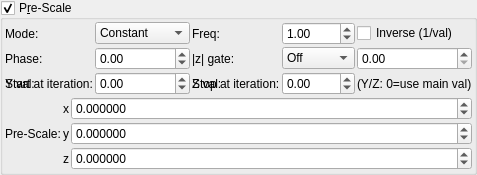
    <widget class="MyGroupBox" name="groupCheck_transf_function_enabled_false">
     <property name="toolTip">
      <string/>
     </property>
     <property name="title">
      <string>P&amp;re-Scale</string>
     </property>
     <property name="checkable">
      <bool>true</bool>
     </property>
     <layout class="QVBoxLayout" name="verticalLayout_49">
      <property name="spacing">
       <number>2</number>
      </property>
      <property name="leftMargin">
       <number>2</number>
      </property>
      <property name="topMargin">
       <number>2</number>
      </property>
      <property name="rightMargin">
       <number>2</number>
      </property>
      <property name="bottomMargin">
       <number>2</number>
      </property>
      <item>
       <layout class="QGridLayout" name="gridLayout_78">
        <property name="spacing">
         <number>2</number>
        </property>
        <item row="3" column="0">
         <widget class="QLabel" name="label_70">
          <property name="text">
           <string>Start at iteration:</string>
          </property>
         </widget>
        </item>
        <item row="3" column="1">
         <widget class="MySpinBox" name="spinboxInt_transf_start_iterations_D">
          <property name="sizePolicy">
           <sizepolicy hsizetype="Minimum" vsizetype="Maximum">
            <horstretch>0</horstretch>
            <verstretch>0</verstretch>
           </sizepolicy>
          </property>
          <property name="minimum">
           <number>0</number>
          </property>
          <property name="maximum">
           <number>999</number>
          </property>
          <property name="value">
           <number>0</number>
          </property>
         </widget>
        </item>
        <item row="3" column="3">
         <widget class="MySpinBox" name="spinboxInt_transf_stop_iterations_D1">
          <property name="sizePolicy">
           <sizepolicy hsizetype="Preferred" vsizetype="Maximum">
            <horstretch>0</horstretch>
            <verstretch>0</verstretch>
           </sizepolicy>
          </property>
          <property name="maximum">
           <number>999</number>
          </property>
         </widget>
        </item>
      <item row="1" column="0">
       <widget class="QLabel"><property name="text"><string>Mode:</string></property></widget>
      </item>
      <item row="1" column="1">
       <widget class="MyComboBox" name="comboBox_transf_multiplier_value_mode_3">
        <item><property name="text"><string notr="true">Constant</string></property></item>
        <item><property name="text"><string notr="true">Sine</string></property></item>
        <item><property name="text"><string notr="true">Ramp</string></property></item>
        <item><property name="text"><string notr="true">Exponential</string></property></item>
        <item><property name="text"><string notr="true">Triangle</string></property></item>
        <item><property name="text"><string notr="true">Square</string></property></item>
        <item><property name="text"><string notr="true">Smoothstep</string></property></item>
       </widget>
      </item>
      <item row="1" column="2">
       <widget class="QLabel"><property name="text"><string>Freq:</string></property></widget>
      </item>
      <item row="1" column="3">
       <widget class="MyDoubleSpinBox" name="spinbox_transf_multiplier_frequency_3">
        <property name="minimum"><double>0.01</double></property><property name="maximum"><double>100.0</double></property>
        <property name="singleStep"><double>0.1</double></property><property name="value"><double>1.0</double></property>
       </widget>
      </item>
      <item row="1" column="4" colspan="2">
       <widget class="MyCheckBox" name="checkBox_transf_multiplier_inverse_3">
        <property name="text"><string>Inverse (1/val)</string></property>
       </widget>
      </item>
      <item row="2" column="0">
       <widget class="QLabel"><property name="text"><string>Phase:</string></property></widget>
      </item>
      <item row="2" column="1">
       <widget class="MyDoubleSpinBox" name="spinbox_transf_multiplier_phase_3">
        <property name="minimum"><double>-10.0</double></property><property name="maximum"><double>10.0</double></property>
        <property name="singleStep"><double>0.1</double></property><property name="value"><double>0.0</double></property>
       </widget>
      </item>
      <item row="2" column="2">
       <widget class="QLabel"><property name="text"><string>|z| gate:</string></property></widget>
      </item>
      <item row="2" column="3">
       <widget class="MyComboBox" name="comboBox_transf_multiplier_threshold_mode_3">
        <item><property name="text"><string notr="true">Off</string></property></item>
        <item><property name="text"><string notr="true">&gt; thresh</string></property></item>
        <item><property name="text"><string notr="true">&lt; thresh</string></property></item>
       </widget>
      </item>
      <item row="2" column="4" colspan="2">
       <widget class="MyDoubleSpinBox" name="spinbox_transf_multiplier_threshold_3">
        <property name="minimum"><double>0.0</double></property><property name="maximum"><double>1000.0</double></property>
        <property name="singleStep"><double>0.1</double></property><property name="value"><double>0.0</double></property>
       </widget>
      </item>
      <item row="3" column="0">
       <widget class="QLabel"><property name="text"><string>Y val:</string></property></widget>
      </item>
      <item row="3" column="1">
       <widget class="MyDoubleSpinBox" name="spinbox_transf_multiplier_scale_y_3">
        <property name="minimum"><double>-100.0</double></property><property name="maximum"><double>100.0</double></property>
        <property name="singleStep"><double>0.01</double></property><property name="value"><double>0.0</double></property>
       </widget>
      </item>
      <item row="3" column="2">
       <widget class="QLabel"><property name="text"><string>Z val:</string></property></widget>
      </item>
      <item row="3" column="3">
       <widget class="MyDoubleSpinBox" name="spinbox_transf_multiplier_scale_z_3">
        <property name="minimum"><double>-100.0</double></property><property name="maximum"><double>100.0</double></property>
        <property name="singleStep"><double>0.01</double></property><property name="value"><double>0.0</double></property>
       </widget>
      </item>
      <item row="3" column="4" colspan="2">
       <widget class="QLabel"><property name="text"><string notr="true">(Y/Z: 0=use main val)</string></property></widget>
      </item>
        <item row="3" column="2">
         <widget class="QLabel" name="label_50">
          <property name="text">
           <string>Stop at iteration:</string>
          </property>
         </widget>
        </item>
       </layout>
      </item>
      <item>
       <layout class="QGridLayout" name="gridLayout_23" columnstretch="0,0,1">
        <property name="spacing">
         <number>2</number>
        </property>
        <item row="2" column="2">
         <widget class="MyDoubleSpinBox" name="spinbox3_transf_scale3D_111_z">
          <property name="sizePolicy">
           <sizepolicy hsizetype="Minimum" vsizetype="Maximum">
            <horstretch>0</horstretch>
            <verstretch>0</verstretch>
           </sizepolicy>
          </property>
          <property name="decimals">
           <number>6</number>
          </property>
          <property name="minimum">
           <double>-99.989999999999995</double>
          </property>
          <property name="maximum">
           <double>99.989999999999995</double>
          </property>
          <property name="singleStep">
           <double>0.100000000000000</double>
          </property>
         </widget>
        </item>
        <item row="0" column="1">
         <widget class="QLabel" name="label_120">
          <property name="text">
           <string notr="true">x</string>
          </property>
         </widget>
        </item>
        <item row="2" column="1">
         <widget class="QLabel" name="label_123">
          <property name="text">
           <string notr="true">z</string>
          </property>
         </widget>
        </item>
        <item row="1" column="0">
         <widget class="QLabel" name="label_124">
          <property name="text">
           <string>Pre-Scale:</string>
          </property>
         </widget>
        </item>
        <item row="0" column="2">
         <widget class="MyDoubleSpinBox" name="spinbox3_transf_scale3D_111_x">
          <property name="sizePolicy">
           <sizepolicy hsizetype="Minimum" vsizetype="Maximum">
            <horstretch>0</horstretch>
            <verstretch>0</verstretch>
           </sizepolicy>
          </property>
          <property name="prefix">
           <string/>
          </property>
          <property name="decimals">
           <number>6</number>
          </property>
          <property name="minimum">
           <double>-99.989999999999995</double>
          </property>
          <property name="singleStep">
           <double>0.100000000000000</double>
          </property>
         </widget>
        </item>
        <item row="1" column="2">
         <widget class="MyDoubleSpinBox" name="spinbox3_transf_scale3D_111_y">
          <property name="sizePolicy">
           <sizepolicy hsizetype="Minimum" vsizetype="Maximum">
            <horstretch>0</horstretch>
            <verstretch>0</verstretch>
           </sizepolicy>
          </property>
          <property name="decimals">
           <number>6</number>
          </property>
          <property name="minimum">
           <double>-99.989999999999995</double>
          </property>
          <property name="maximum">
           <double>99.989999999999995</double>
          </property>
          <property name="singleStep">
           <double>0.100000000000000</double>
          </property>
         </widget>
        </item>
        <item row="1" column="1">
         <widget class="QLabel" name="label_121">
          <property name="text">
           <string notr="true">y</string>
          </property>
         </widget>
        </item>
       </layout>
      </item>
     </layout>
    </widget>
